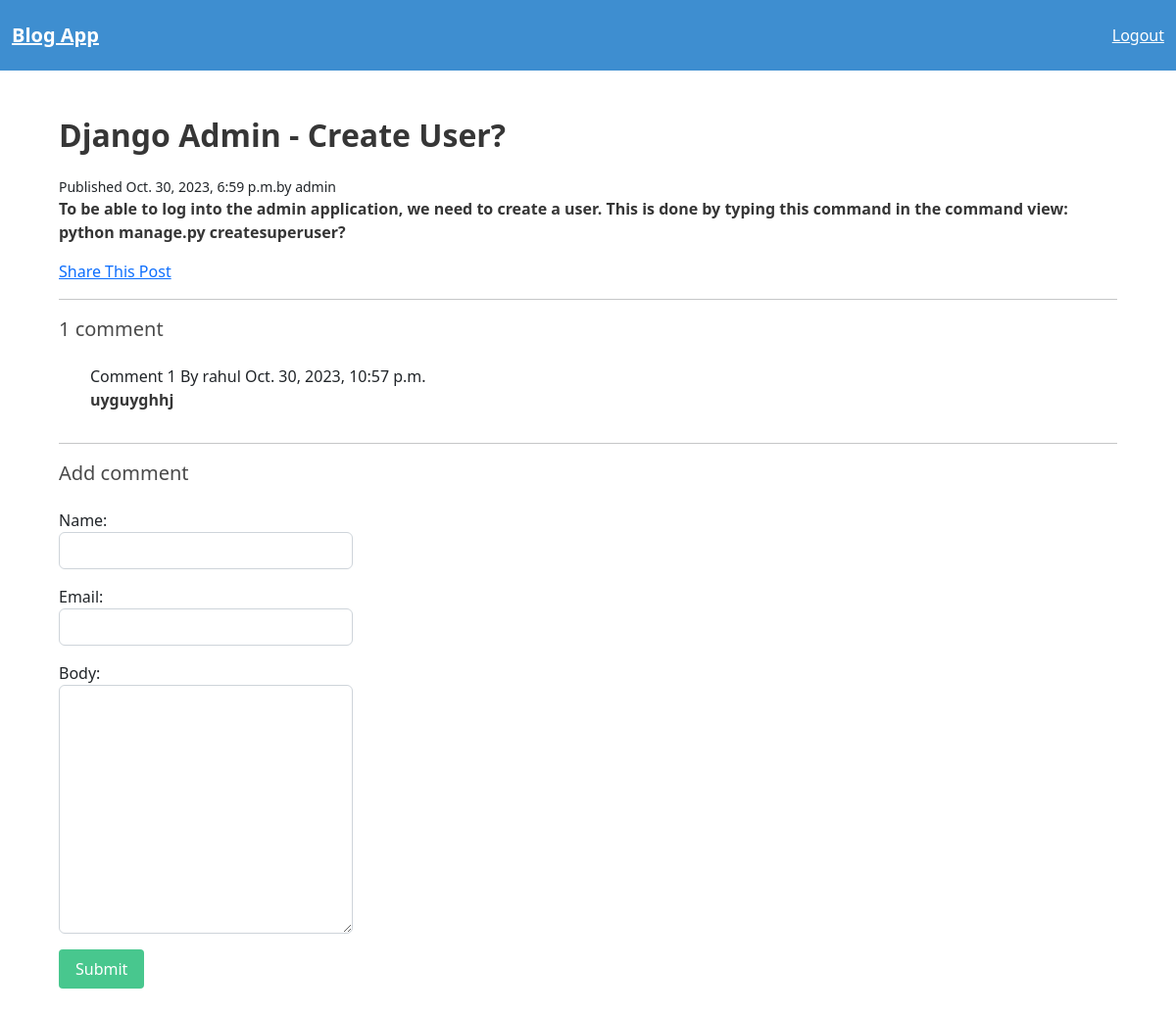
Page /post_detail/6 (signed in) on the committed database.
### app/models.py (models this page shows)
class Blog(models.Model):
    title = models.CharField(max_length=200)
    content = models.TextField()
    created_at = models.DateTimeField(auto_now_add=True)
    author = models.ForeignKey(User, on_delete=models.CASCADE)

class Comment(models.Model):
    blog = models.ForeignKey(Blog, on_delete=models.CASCADE)
    author = models.ForeignKey(User, on_delete=models.CASCADE)
    name = models.CharField(max_length=255)
    email = models.EmailField(default='')
    body = models.TextField(default='')
    comment_date = models.DateTimeField(auto_now_add=True)

### app/views.py (the view)
# urls.py: path('post_detail/<int:id>',views.post_detail,name='post_detail'),
@login_required()
def post_detail(request, id):
    post = Blog.objects.get(id=id)
    current_user=request.user
    blog_id = id
    if request.method=="POST":
        form=CommentForm(request.POST)
        if form.is_valid():
            name=request.POST['name']
            email=request.POST['email']
            body=request.POST['body']
            comment = Comment(blog_id=blog_id,author=current_user,name=name,email=email,body=body)
            comment.save()
            return redirect('post_detail',id=id)
    else:
        form=CommentForm()
    return render(request, 'detail.html', {'post': post,'form':form})

### app/forms.py
class CommentForm(forms.ModelForm):
    name = forms.CharField(label='Name',max_length=10,widget=forms.TextInput(attrs={'class': 'form-control'}))
    email = forms.EmailField(widget=forms.EmailInput(attrs={'class': 'form-control'}))
    body = forms.CharField(widget=forms.Textarea(attrs={'class': 'form-control'}))
    class Meta:
        model = Comment
        fields = ['name', 'email', 'body']

### templates/detail.html (shortened to what this page needs)
{% extends 'base.html' %}
{% block content %}
    <h1 class="title">{{ post.title }}</h1>
    <small>Published {{ post.created_at }}by {{post.author}}</small>
    <p><strong>{{ post.content }}</strong></p>
    <a href="{% url 'share_post' post.id %}">Share This Post</a>
    <hr>
    <h2 class="subtitle">
        {% if post.comment_set.count == 0 %}
            0 comments
        {% else %}
            {{ post.comment_set.count }} comment{{ post.comment_set.count|pluralize }}
        {% endif %}
    </h2>
    <ul>
        {% if post.comment_set.count == 0 %}
            <li>No comments show yet.</li>
        {% else %}
            {% for comment in post.comment_set.all %}
            <article class="media">
                <div class="media-content">
                    <div class="content">
                        <p>
                             Comment {{ forloop.counter }} By {{ comment.name }} {{ comment.comment_date }}
                            <br>
                            <strong>{{ comment.body }}</strong>
                        </p>
                    </div>
                </div>
            </article>
            {% endfor %}
        {% endif %}
    </ul>
    <hr>
    <h2 class="subtitle">Add comment</h2>
    <form method="POST" action="">
        <div class="form-group">
        {{ form.as_p }}
        </div>
        <div class="field">
            <div class="control">
                <button class="button is-success">Submit</button>
            </div>
        </div>
    </form>
{% endblock %}

### templates/detail.html (style rules this page uses)
.form-control { width: 300px; }

### rows in the picture
Blog: title "Django Admin - Create User?", created_at "Oct. 30, 2023, 6:59 p.m.", author "admin", content "To be able to log into the admin application, we need to create a user. This is done by typing this command in the command view: python manage.py createsuperuser?", comment_set.count "1"
Comment: name "rahul", comment_date "Oct. 30, 2023, 10:57 p.m.", body "uyguyghhj"
